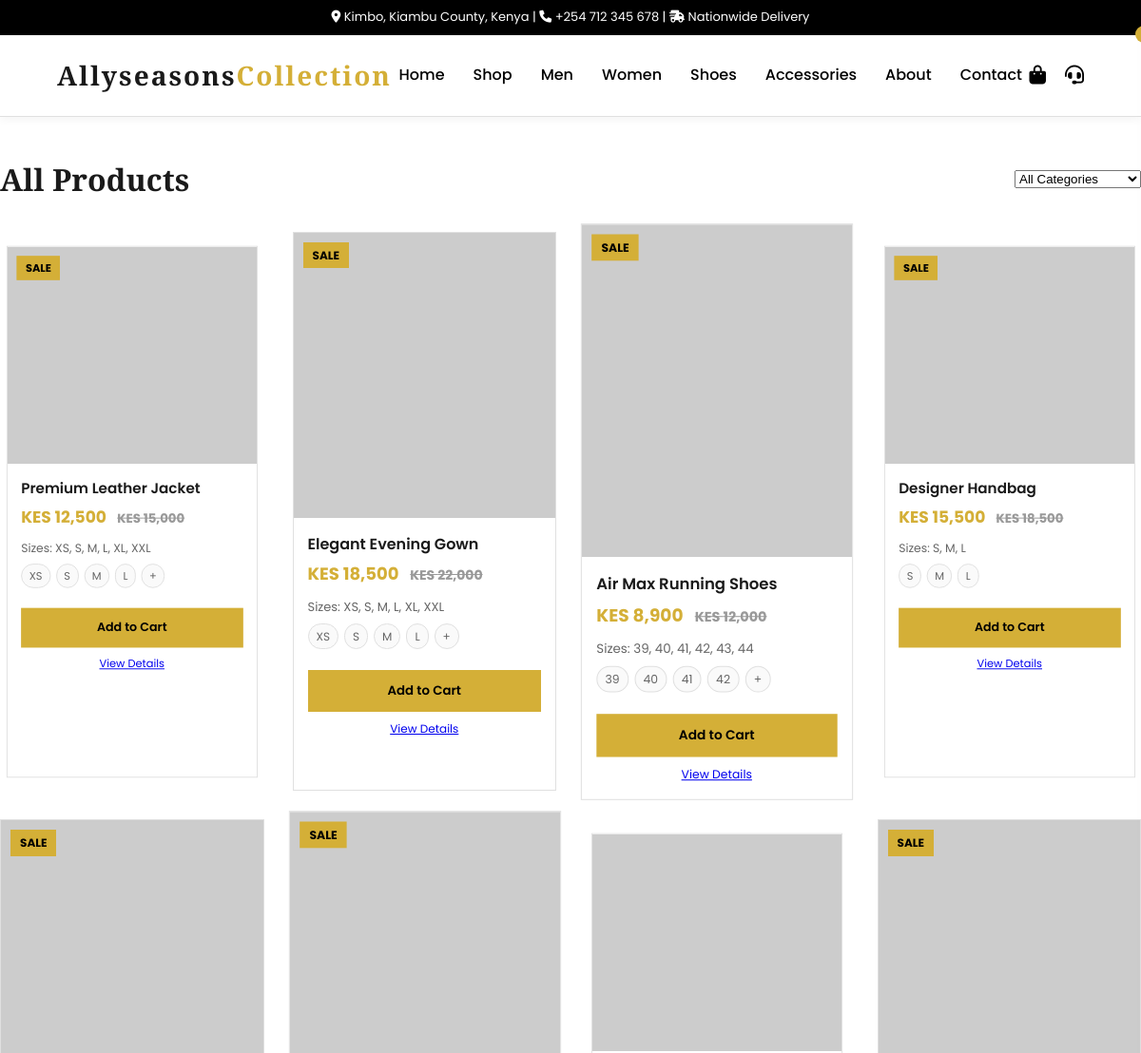
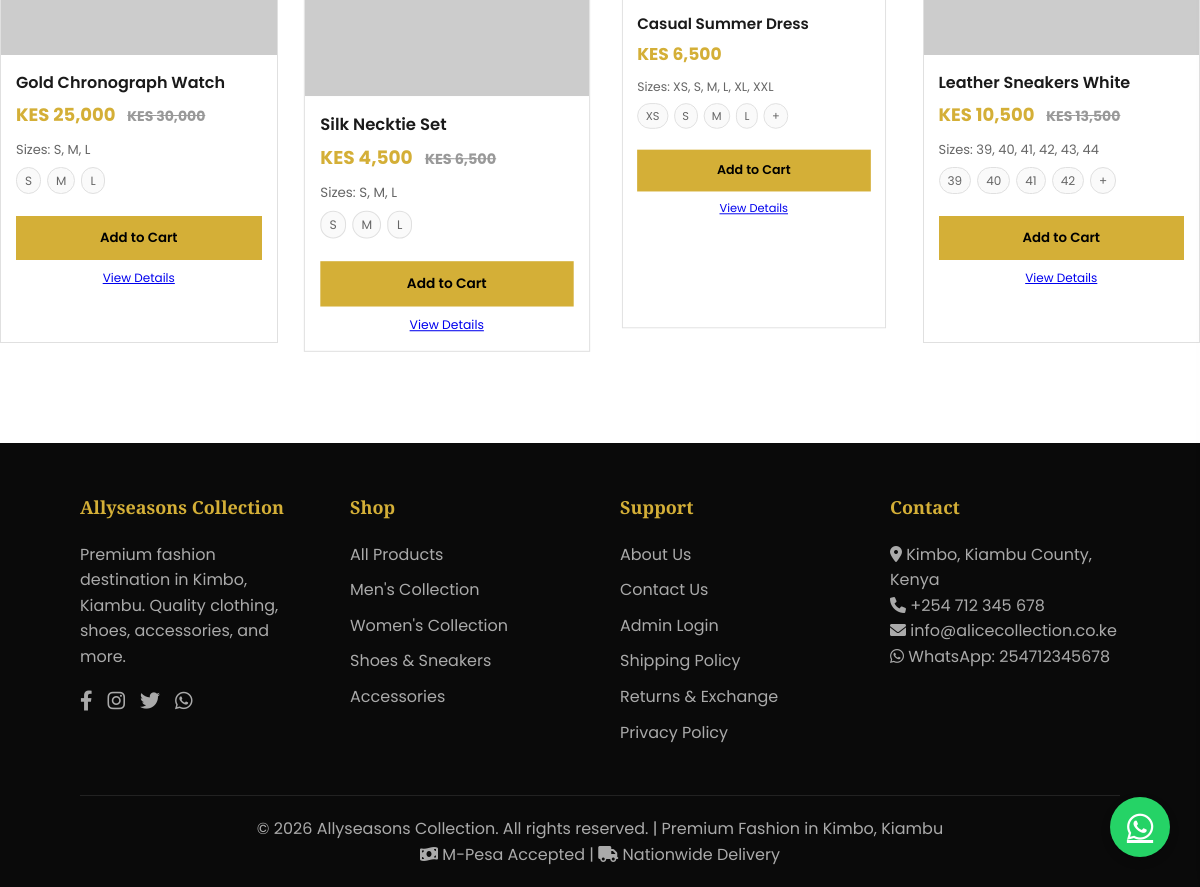
The page /shop.php on the database its author committed (2 pictures, top to bottom).
### tables this page shows
CREATE TABLE products (
    id INT AUTO_INCREMENT PRIMARY KEY,
    name VARCHAR(255) NOT NULL,
    slug VARCHAR(255) NOT NULL UNIQUE,
    description TEXT,
    price DECIMAL(10,2) NOT NULL,
    old_price DECIMAL(10,2) DEFAULT NULL,
    category_id INT,
    image VARCHAR(255),
    images TEXT,
    is_featured BOOLEAN DEFAULT FALSE,
    is_new BOOLEAN DEFAULT FALSE,
    is_flash_sale BOOLEAN DEFAULT FALSE,
    flash_sale_end DATETIME DEFAULT NULL,
    stock INT DEFAULT 10,
    size_options TEXT DEFAULT NULL,
    created_at TIMESTAMP DEFAULT CURRENT_TIMESTAMP,
    FOREIGN KEY (category_id) REFERENCES categories(id) ON DELETE SET NULL
);

### shop.php (called while the page is built)
<?php
require_once __DIR__ . '/config/includes/shop.php';
?>

### config/database.php (called while the page is built, shortened)
<?php
function getProductOptionData(array $product): array
{
    $name = strtolower((string)($product['name'] ?? ''));
    $rawSizeOptions = (string)($product['size_options'] ?? '');
    $isShoe = preg_match('/\b(shoe|shoes|sneaker|sneakers|boot|boots)\b/i', $name) === 1;
    $isClothing = preg_match('/\b(jacket|gown|dress|shirt|t-shirt|tie|top|blouse|trouser|pants|skirt|hoodie|suit|blazer)\b/i', $name) === 1;
    if ($isShoe) {
        return [
            'type' => 'shoe',
            'sizes' => ['39', '40', '41', '42', '43', '44'],
            'colors' => ['White', 'Black', 'Blue', 'Red'],
            'stock' => ['39' => 10, '40' => 12, '41' => 8, '42' => 7, '43' => 5, '44' => 3],
        ];
    }
    if ($isClothing) {
        return [
            'type' => 'clothing',
            'sizes' => ['XS', 'S', 'M', 'L', 'XL', 'XXL'],
            'colors' => ['Black', 'White', 'Blue', 'Red'],
            'stock' => ['XS' => 4, 'S' => 10, 'M' => 12, 'L' => 8, 'XL' => 0, 'XXL' => 4],
        ];
    }
    return [
        'type' => 'general',
        'sizes' => ['S', 'M', 'L'],
        'colors' => ['Black', 'White', 'Blue', 'Red'],
        'stock' => ['S' => 6, 'M' => 7, 'L' => 5],
    ];
}
?>

### config/includes/shop.php (the view, shortened to what this page needs)
<?php
require_once __DIR__ . '/../database.php';
$sql = "SELECT * FROM products WHERE 1=1";
$sql .= " ORDER BY created_at DESC";
$products = $pdo->query($sql)->fetchAll();
include __DIR__ . '/../header.php';
?>
<div class="container" style="padding: 40px 0;">
    <div style="display: flex; justify-content: space-between; align-items: center; flex-wrap: wrap; margin-bottom: 30px;">
        <h1>All Products</h1>
        <select id="categoryFilter" onchange="location.href='shop.php?cat='+this.value">
            <option value="0">All Categories</option>
        </select>
    </div>
    <div class="products-grid">
        <?php foreach($products as $index => $product): $sizeClass = ['small','medium','large'][$index % 3]; ?>
        <div class="product-card product-card--size-<?php echo $sizeClass; ?>">
            <?php if($product['old_price']): ?><div class="product-badge">SALE</div><?php endif; ?>
            <img src="images/<?php echo htmlspecialchars($product['image']); ?>" class="product-img" onerror="this.src='https://placehold.co/300x300?text=Product'">
            <div class="product-info">
                <div class="product-title"><?php echo htmlspecialchars($product['name']); ?></div>
                <div class="product-price">KES <?php echo number_format($product['price']); ?>
                    <?php if($product['old_price']): ?><span class="old-price">KES <?php echo number_format($product['old_price']); ?></span><?php endif; ?>
                </div>
                <?php $options = getProductOptionData($product); ?>
                <div class="product-options">
                    <div>Sizes: <?php echo htmlspecialchars(implode(', ', $options['sizes'])); ?></div>
                    <div class="product-size-pills">
                        <?php foreach(array_slice($options['sizes'], 0, 4) as $size): ?>
                        <span class="product-size-pill"><?php echo htmlspecialchars($size); ?></span>
                        <?php endforeach; ?>
                        <?php if(count($options['sizes']) > 4): ?><span class="product-size-pill">+</span><?php endif; ?>
                    </div>
                </div>
                <button class="btn btn-primary" style="width:100%; margin-top:10px;" onclick="addToCart(<?php echo $product['id']; ?>, '<?php echo addslashes($product['name']); ?>', <?php echo $product['price']; ?>, '<?php echo $product['image']; ?>')">Add to Cart</button>
                <a href="product.php?id=<?php echo $product['id']; ?>" style="display:block; margin-top:8px; font-size:12px; text-align:center;">View Details</a>
            </div>
        </div>
        <?php endforeach; ?>
    </div>
</div>
<?php include __DIR__ . '/footer.php'; ?>

### config/header.php (shortened to what this page needs)
<!DOCTYPE html>
<html lang="en">
<head>
    <link rel="stylesheet" href="https://cdnjs.cloudflare.com/ajax/libs/font-awesome/6.0.0-beta3/css/all.min.css">
</head>
<body>
<div class="top-bar">
    <div class="container">
        <i class="fas fa-map-marker-alt"></i> <?php echo SITE_ADDRESS; ?> |
        <i class="fas fa-phone"></i> <?php echo SITE_PHONE; ?> |
        <i class="fas fa-shipping-fast"></i> Nationwide Delivery
    </div>
</div>
<div class="main-header">
    <div class="logo">
        <h1>Allyseasons<span>Collection</span></h1>
    </div>
    <ul class="nav-menu" id="navMenu">
        <li><a href="<?php echo BASE_URL; ?>index.php" class="<?php echo basename($_SERVER['PHP_SELF']) == 'index.php' ? 'active' : ''; ?>">Home</a></li>
        <li><a href="<?php echo BASE_URL; ?>shop.php">Shop</a></li>
        <li><a href="<?php echo BASE_URL; ?>category.php?slug=mens-clothing">Men</a></li>
        <li><a href="<?php echo BASE_URL; ?>category.php?slug=womens-clothing">Women</a></li>
        <li><a href="<?php echo BASE_URL; ?>category.php?slug=shoes">Shoes</a></li>
        <li><a href="<?php echo BASE_URL; ?>category.php?slug=accessories">Accessories</a></li>
        <li><a href="<?php echo BASE_URL; ?>about.php">About</a></li>
        <li><a href="<?php echo BASE_URL; ?>contact.php">Contact</a></li>
    </ul>
    <div class="header-icons">
        <a href="#" onclick="openCart(); return false;"><i class="fas fa-shopping-bag"></i><span class="cart-count" id="cartCount">0</span></a>
        <a href="<?php echo BASE_URL; ?>contact.php"><i class="fas fa-headset"></i></a>
    </div>
</div>

### config/includes/footer.php (shortened to what this page needs)
<a href="https://wa.me/<?php echo WHATSAPP_NUMBER; ?>?text=Hello%20Allyseasons%20Collection%2C%20I%20need%20help%20with%20shopping"
   class="whatsapp-float" target="_blank">
    <i class="fab fa-whatsapp"></i>
</a>
<footer>
    <div class="container">
        <div class="footer-grid">
            <div class="footer-col">
                <h3>Allyseasons Collection</h3>
                <p>Premium fashion destination in Kimbo, Kiambu. Quality clothing, shoes, accessories, and more.</p>
                <div class="social-links">
                    <a href="#"><i class="fab fa-facebook-f"></i></a>
                    <a href="#"><i class="fab fa-instagram"></i></a>
                    <a href="#"><i class="fab fa-twitter"></i></a>
                    <a href="#"><i class="fab fa-whatsapp"></i></a>
                </div>
            </div>
            <div class="footer-col">
                <h3>Shop</h3>
                <a href="<?php echo BASE_URL; ?>shop.php">All Products</a>
                <a href="<?php echo BASE_URL; ?>category.php?slug=mens-clothing">Men's Collection</a>
                <a href="<?php echo BASE_URL; ?>category.php?slug=womens-clothing">Women's Collection</a>
                <a href="<?php echo BASE_URL; ?>category.php?slug=shoes">Shoes & Sneakers</a>
                <a href="<?php echo BASE_URL; ?>category.php?slug=accessories">Accessories</a>
            </div>
            <div class="footer-col">
                <h3>Support</h3>
                <a href="<?php echo BASE_URL; ?>about.php">About Us</a>
                <a href="<?php echo BASE_URL; ?>contact.php">Contact Us</a>
                <a href="<?php echo BASE_URL; ?>admin/login.php">Admin Login</a>
                <a href="#">Shipping Policy</a>
                <a href="#">Returns & Exchange</a>
                <a href="#">Privacy Policy</a>
            </div>
            <div class="footer-col">
                <h3>Contact</h3>
                <p><i class="fas fa-map-marker-alt"></i> <?php echo SITE_ADDRESS; ?></p>
                <p><i class="fas fa-phone"></i> <?php echo SITE_PHONE; ?></p>
                <p><i class="fas fa-envelope"></i> <?php echo SITE_EMAIL; ?></p>
                <p><i class="fab fa-whatsapp"></i> WhatsApp: <?php echo WHATSAPP_NUMBER; ?></p>
            </div>
        </div>
        <div class="copyright">
            <p>&copy; <?php echo date('Y'); ?> Allyseasons Collection. All rights reserved. | Premium Fashion in Kimbo, Kiambu</p>
            <p><i class="fas fa-money-bill-wave"></i> M-Pesa Accepted | <i class="fas fa-truck"></i> Nationwide Delivery</p>
        </div>
    </div>
</footer>
</body>
</html>

### config/header.php (style rules this page uses)
* { margin: 0; padding: 0; box-sizing: border-box; }
body { font-family: 'Poppins', sans-serif; background: #ffffff; color: #1a1a1a; line-height: 1.6; }
h1, h2, h3, h4, h5, h6 { font-family: 'Playfair Display', serif; font-weight: 600; }
:root { --black: #000000; --white: #ffffff; --gold: #D4AF37; --gold-dark: #B8960C; --gray-light: #f5f5f5; --gray: #e0e0e0; --gray-dark: #333333; }
.top-bar { background: var(--black); color: var(--white); padding: 8px 0; font-size: 13px; text-align: center; }
.main-header { padding: 20px 5%; display: flex; justify-content: space-between; align-items: center; flex-wrap: wrap; border-bottom: 1px solid var(--gray); background: var(--white); position: sticky; top: 0; z-index: 1000; box-shadow: 0 2px 10px rgba(0,0,0,0.05); }
.logo h1 { font-size: 28px; letter-spacing: 2px; }
.logo span { color: var(--gold); }
.nav-menu { display: flex; gap: 30px; list-style: none; }
.nav-menu a { text-decoration: none; color: var(--black); font-weight: 500; transition: color 0.3s; }
.header-icons { display: flex; gap: 20px; font-size: 20px; }
.header-icons a { color: var(--black); text-decoration: none; }
.cart-count { position: absolute; top: -10px; right: -12px; background: var(--gold); color: var(--black); font-size: 11px; border-radius: 50%; width: 18px; height: 18px; display: flex; align-items: center; justify-content: center; font-weight: bold; }
.btn { display: inline-block; padding: 12px 30px; border: none; cursor: pointer; font-weight: 600; text-decoration: none; transition: all 0.3s; font-family: 'Poppins', sans-serif; }
.btn-primary { background: var(--gold); color: var(--black); }
footer { background: #0a0a0a; color: #aaa; padding: 50px 5% 20px; margin-top: 60px; }
.footer-grid { display: grid; grid-template-columns: repeat(auto-fit, minmax(200px, 1fr)); gap: 40px; margin-bottom: 40px; }
.footer-col h3 { color: var(--gold); margin-bottom: 20px; font-size: 18px; }
.footer-col a { color: #aaa; text-decoration: none; display: block; margin-bottom: 10px; }
.social-links { display: flex; gap: 15px; margin-top: 15px; }
.social-links a { font-size: 20px; }
.copyright { text-align: center; padding-top: 20px; border-top: 1px solid #222; }
.container { max-width: 1200px; margin: 0 auto; padding: 0 20px; }
.products-grid { display: grid; grid-template-columns: repeat(auto-fill, minmax(260px, 1fr)); gap: 30px; }
.product-card { background: var(--white); border: 1px solid var(--gray); transition: transform 0.3s, box-shadow 0.3s; position: relative; }
.product-card--size-small { transform: scale(0.95); min-height: 420px; }
.product-card--size-medium { min-height: 450px; }
.product-card--size-large { transform: scale(1.03); min-height: 480px; }
.product-card--size-small .product-img { height: 240px; }
.product-card--size-large .product-img { height: 340px; }
.product-badge { position: absolute; top: 10px; left: 10px; background: var(--gold); color: var(--black); padding: 4px 10px; font-size: 12px; font-weight: bold; z-index: 2; }
.product-img, .product-detail-image { width: 100%; height: 300px; object-fit: cover; background: var(--gray-light); display: block; }
.product-info { padding: 15px; }
.product-title { font-size: 16px; font-weight: 600; margin-bottom: 5px; }
.product-price { color: var(--gold); font-weight: bold; font-size: 18px; }
.product-options { margin: 10px 0 12px; font-size: 13px; color: #666; }
.product-size-pills { display: flex; flex-wrap: wrap; gap: 6px; margin-top: 6px; }
.product-size-pill { padding: 3px 8px; border: 1px solid var(--gray); border-radius: 999px; font-size: 12px; background: #fafafa; }
.old-price { text-decoration: line-through; color: #999; font-size: 14px; margin-left: 8px; }
.whatsapp-float { position: fixed; bottom: 30px; right: 30px; background: #25D366; color: white; border-radius: 50%; width: 60px; height: 60px; display: flex; align-items: center; justify-content: center; font-size: 30px; box-shadow: 0 4px 10px rgba(0,0,0,0.2); z-index: 100; transition: transform 0.3s; }

### rows shown on the page
products: shows "SALE", name "Premium Leather Jacket", price "12,500", old_price "15,000", sizes "XS, S, M, L, XL, XXL", size "XS", size "S", size "M", size "L"
products: shows "SALE", name "Elegant Evening Gown", price "18,500", old_price "22,000", sizes "XS, S, M, L, XL, XXL", size "XS", size "S", size "M", size "L"
products: shows "SALE", name "Air Max Running Shoes", price "8,900", old_price "12,000", sizes "39, 40, 41, 42, 43, 44", size "39", size "40", size "41", size "42"
products: shows "SALE", name "Designer Handbag", price "15,500", old_price "18,500", sizes "S, M, L", size "S", size "M", size "L"
products: shows "SALE", name "Gold Chronograph Watch", price "25,000", old_price "30,000", sizes "S, M, L", size "S", size "M", size "L"
products: shows "SALE", name "Silk Necktie Set", price "4,500", old_price "6,500", sizes "S, M, L", size "S", size "M", size "L"
products: name "Casual Summer Dress", price "6,500", sizes "XS, S, M, L, XL, XXL", size "XS", size "S", size "M", size "L"
products: shows "SALE", name "Leather Sneakers White", price "10,500", old_price "13,500", sizes "39, 40, 41, 42, 43, 44", size "39", size "40", size "41", size "42"

### other values the page prints
SITE_ADDRESS "Kimbo, Kiambu County, Kenya"
SITE_PHONE "+254 712 345 678"
SITE_EMAIL "info@alicecollection.co.ke"
WHATSAPP_NUMBER "254712345678"
